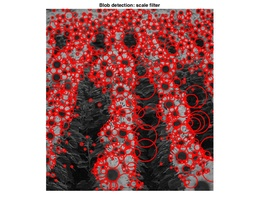
%> input picture Bolb Detection/code/sunflowers-1.jpg, 260 x 212 px, shrunk from 1176 x 960 before the run
$ octave --eval "result = detectBlobsScaleImage(imread('sunflowers-1.jpg'));"   (GNU Octave 9; MATLAB toolbox functions it lacks are replaced by stand-ins)
%> lines starting %> are read from the running program, lines starting %| are printed output that depends on the picture
function blobs = detectBlobsScaleImage(im)
% DETECTBLOBS detects blobs in an image
%   BLOBS = DETECTBLOBSCALEIMAGE(IM, PARAM) detects multi-scale blobs in IM.
%   The method uses the Laplacian of Gaussian filter to find blobs across
%   scale space. This version of the code scales the image and keeps the
%   filter same for speed.
%
% Input:
%   IM - input image
%
% Ouput:
%   BLOBS - n x 4 array with blob in each row in (x, y, radius, score)
%
% This code is taken from:
%
%   CMPSCI 670: Computer Vision, Fall 2014
%   University of Massachusetts, Amherst
%   Instructor: Subhransu Maji
%
%   Homework 3: Blob detector


% Dummy - returns a blob at the center of the image

imagegray=rgb2gray(im);
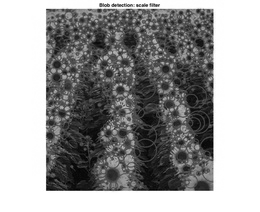
%> imagegray: size 212x260 uint8; min 0, max 255, mean 155.4
image=im2double(imagegray);
[h,w]=size(image);
%> h = 212; w = 260
level=10;
scaleSpace=cell(level,1);
stdscaleSpace=zeros(h,w,level);
factor=1.3;

for i=1:level;
    sigma=1.5;
    scale=sigma/(factor^(i-1));
    filt_size=2*ceil(3*sigma)+1;
    filter=sigma*sigma*fspecial('log',filt_size,sigma);
    imagelayer=imresize(image,scale);
    scaleSpace{i}=abs(imfilter(imagelayer,filter));

    %filt_size=round(2*sigma*sqrt(2))+1-mod(round(2*sigma*sqrt(2)),2);
    resultScale=ordfilt2(scaleSpace{i},25,ones(5,5));
    scaleSpace{i}(resultScale~=scaleSpace{i})=0;
    % [8 lines of commented-out code are left out]
    stdscaleSpace(:,:,i)=imresize(scaleSpace{i},[h,w]);
end
%> this loop made 10 passes
%> pass 1, in detectBlobsScaleImage, `imagelayer=imresize(image,scale);`:
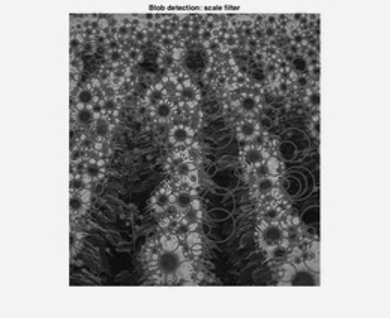
%> imagelayer: size 318x390 double; min -0.0258, max 1.04, mean 0.61; drawn with min black and max white
%> pass 1, in detectBlobsScaleImage, `resultScale=ordfilt2(scaleSpace{i},25,ones(5,5));`:
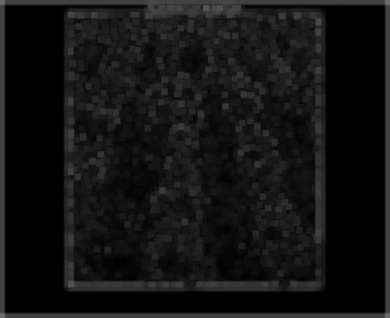
%> resultScale: size 318x390 double; min 3.24e-16, max 0.425, mean 0.0745
%> pass 2, in detectBlobsScaleImage, `resultScale=ordfilt2(scaleSpace{i},25,ones(5,5));`:
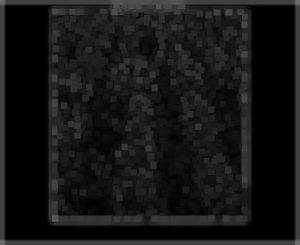
%> resultScale: size 245x300 double; min 3.24e-16, max 0.425, mean 0.086
%> after the loop, scaleSpace = 10 items
    [h,w]=size(image);
    stdlayer=zeros(h,w);
    for i=1:h
        for j=1:w
            stdlayer(i,j)=max(stdscaleSpace(i,j,:));
        end
    end
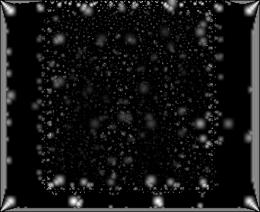
%> stdlayer: size 212x260 double; min -2.19e-06, max 0.45, mean 0.0389; drawn with min black and max white
    stdlayer=ordfilt2(stdlayer,49,ones(7,7));
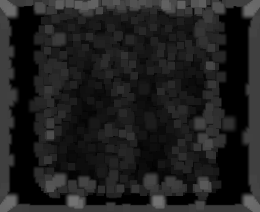
%> stdlayer: size 212x260 double; min 0, max 0.45, mean 0.124
    blobs=[0,0,0,0];
    for i=1:h
        for j=1:w
            for k=1:level
                if  stdlayer(i,j)>0.10&&stdscaleSpace(i,j,k)==stdlayer(i,j)
                    new=[j,i,round(1.5*sqrt(2)*factor^(k-1)),round(stdlayer(i,j))];
                    blobs=[blobs;new];
                end
            end
        end
    end
%> after the loop, blobs = 832 rows, first 8: [0 0 0 0; 173 1 22 0; 16 2 4 0; 17 2 4 0; 18 2 4 0; 19 2 4 0; 20 2 4 0; 21 2 4 0]; new = [236 211 4 0]
    size(blobs)
%> ans = [832 4]
%> `result = detectBlobsScaleImage(imread('sunflowers-1.jpg'));`: result has the same summary as blobs in detectBlobsScaleImage
    %butterfly 0.09 einstein 0.07 fish 0.04 colorful 0.05 yellow 0.065
    %goldfish 0.12
